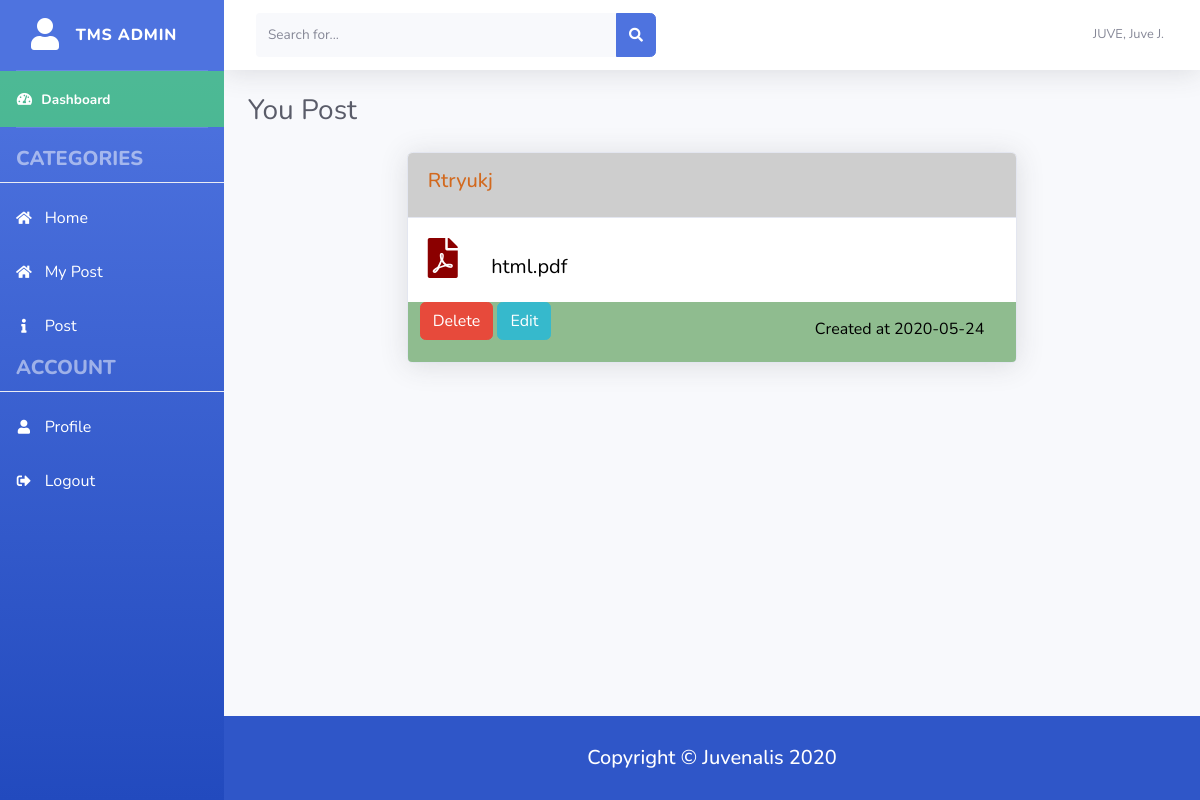
/public/admin/viewMyTransfer.php (signed in), run on the app's committed database.
### tables this page shows
CREATE TABLE `user_transfers` (
  `transfer_id` int(11) NOT NULL,
  `user_id` int(11) NOT NULL,
  `transfer_title` varchar(255) NOT NULL,
  `file` varchar(255) NOT NULL,
  `place_to_go` varchar(255) NOT NULL,
  `viewed` enum('NO','YES') NOT NULL DEFAULT 'NO',
  `created_at` timestamp NOT NULL DEFAULT current_timestamp()
);

### src/sessionToBeRequired.php (called while the page is built, shortened)
<?php
$user = $_SESSION['user'];

### public/admin/viewMyTransfer.php (the view, shortened to what this page needs)
<?php
require('../../src/sessionToBeRequired.php');
require_once('../../src/sendFunction.php');
$result = $conn->prepare("SELECT * FROM user_transfers WHERE user_id = $user ORDER BY created_at DESC");
$result->execute();
$stmt = $result->fetchAll();
$count = $result->rowCount(PDO::FETCH_ASSOC);
?>
<!DOCTYPE html>
<html lang="en">
<head>
  <link rel="stylesheet" href="https://use.fontawesome.com/releases/v5.13.0/css/all.css">
  <link href="../../resources/styles/css/sb-admin-2.min.css" rel="stylesheet">
  <link rel="stylesheet" href="../../resources/styles/mystyleHome.css">
</head>
<body id="page-top">
  <div id="wrapper">
  <?php require_once('../../resources/assets/sidebar.php'); ?>
    <div id="content-wrapper" class="d-flex flex-column">
      <div id="content">
        <?php require_once('../../resources/assets/topbar.php') ?>
        <div class="container-fluid">
          <div class="d-sm-flex align-items-center justify-content-between mb-4">
            <h1 class="h3 mb-0 text-gray-800">You Post</h1>
          </div>
          <div class="row">
            <div class="col-lg-2"></div>
            <div class="col-lg-8">
              <?php
              if (!$count > 0) {
                echo '
                  <div class="row">
                    <div class="col-lg-2"></div>
                    <div class="col-lg-8">
                      <div class="card mb-4">
                        <div class="card-header">
                          <h6 class="titleHeadDetailed">You have no post</h6>
                        </div>
                      </div>
                    </div>
                    <div class="col-lg-2"></div>
                  </div>
                  ';
              } else {
                foreach ($stmt as $row) {
                  $filenamelong = explode('5', $row['file']);
                  $filenameshort = $filenamelong[0];
                  $fileext = explode('.', $row['file']);
                  $fileextension = $fileext[2];
                  $datelong = explode(' ', $row['created_at']);
                  $date = $datelong[0];
              ?>
                  <div class="card shadow mb-4">
                    <div class="card-header py-3">
                      <h6 class="titleHeadDetailed">
                        <?php echo $row['transfer_title'] ?>
                      </h6>
                    </div>
                    <div class="card-body cardTextDetailed">
                      <i class="fas fa-file-pdf pdfIcon"></i>
                      <span><?php echo $filenameshort . '.' . $fileextension; ?></span>
                    </div>
                    <div class="row dateInfoWorker">
                      <div class="col">
                        <a href="../../src/delete.php?id=<?php echo $row['transfer_id']; ?>" class="btn btn-danger">Delete</a>
                        <a href="editMyTransfer.php?id=<?php echo $row['transfer_id']; ?>" class="btn btn-info">Edit</a>
                      </div>
                      <div class="col">
                        <p class="someInfo">Created at <?php echo $date; ?></p>
                      </div>
                    </div>
                  </div>
              <?php }
              } ?>
            </div>
            <div class="col-lg-2"></div>
          </div>
        </div>
      </div>
      <?php require_once('../../resources/assets/footer.php'); ?>
    </div>
  </div>
</body>
</html>

### resources/styles/mystyleHome.css (style rules this page uses)
.cardTextDetailed { color: #000; font-size: 20px; }
.titleHeadDetailed { color: chocolate; font-size: 20px; font-weight: 500; }
.card-header { background-color: rgb(206, 206, 206); }
.dateInfoWorker { background-color: darkseagreen; border-bottom-left-radius: 4px; border-bottom-right-radius: 4px; margin: 0; }
.someInfo { color: #000; font-size: medium; text-align: right; padding: 15px 20px 5px 15px; }
.pdfIcon { color: darkred; font-size: 40px; padding-right: 5%; }

### data on the page
user_transfers: transfer_title "Rtryukj", file "html", file "pdf", created_at "2020-05-24"

### other printed values
$sname "JUVE"
$fname "Juve"
$mname "J"
